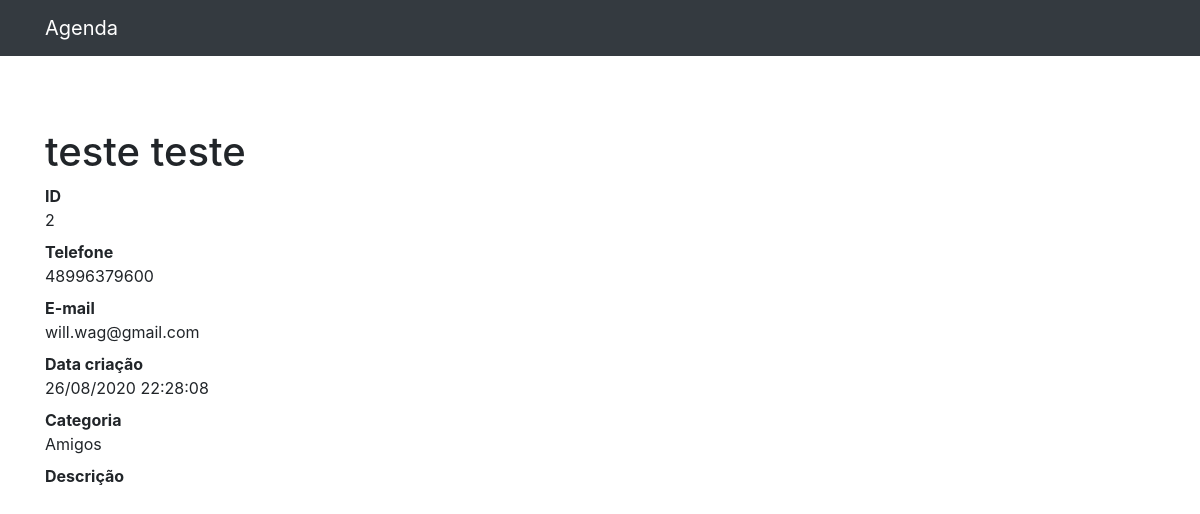
/detalhe/2, run on the app's committed database.
### contatos/models.py (models this page shows, shortened)
class Contatos (models.Model):
    nome = models.CharField(max_length=255)
    sobrenome = models.CharField(max_length=255, blank=True)
    telefone = models.CharField(max_length=20)
    email = models.CharField(max_length=255, blank=True)
    datacriacao = models.DateTimeField(default=timezone.now)
    descricao = models.CharField(max_length=255, blank=True)
    categoria = models.ForeignKey(Categoria, on_delete=models.DO_NOTHING)
    ativo = models.BooleanField(default=True)
    foto = models.ImageField(blank=True, upload_to='fotos/%Y/%m/')

class Categoria (models.Model):
    nome = models.CharField(max_length=255)
    def __str__(self):
        return self.nome

### contatos/views.py (the view)
# urls.py: path('detalhe/<int:vid>', views.detalhe, name='detalhe'),
def detalhe(request, vid):
    contato = get_object_or_404(Contatos, id=vid)
    if not contato.ativo:
        raise Http404()
    return render(request, 'contatos/detalhe.html', {
        'contato': contato
    })

### contatos/templates/contatos/detalhe.html (shortened to what this page needs)
{% extends 'base.html'%}
{%block conteudo%}
<h1 class="mt-5">{{contato.nome}} {{contato.sobrenome}}</h1>
<dl>
    <dt>ID</dt>
    <dd>{{contato.id}}</dd>
    <dt>Telefone</dt>
    <dd>{{contato.telefone}}</dd>
    <dt>E-mail</dt>
    <dd>{{contato.email}}</dd>
    <dt>Data criação</dt>
    <dd>{{contato.datacriacao|date:'d/m/Y H:i:s'}}</dd>
    <dt>Categoria</dt>
    <dd>{{contato.categoria}}</dd>
    <dt>Descrição</dt>
</dl>
{%endblock%}

### data on the page
Contatos: nome "teste", sobrenome "teste", id "2", telefone "48996379600", email "will.wag@gmail.com", datacriacao "26/08/2020 22:28:08", categoria "Amigos"
